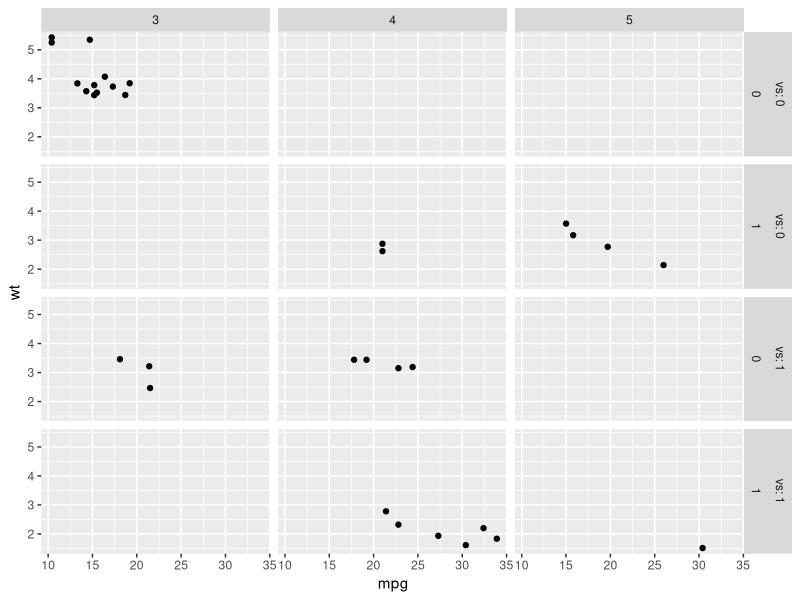
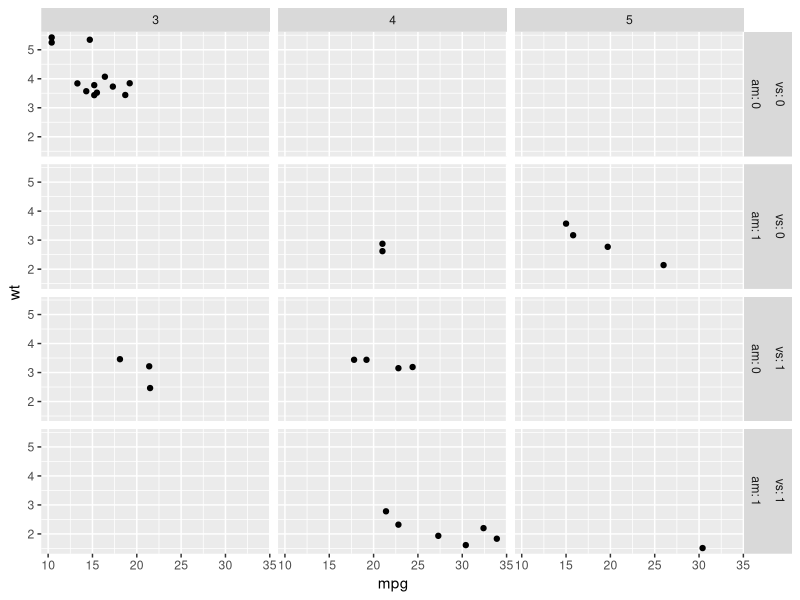
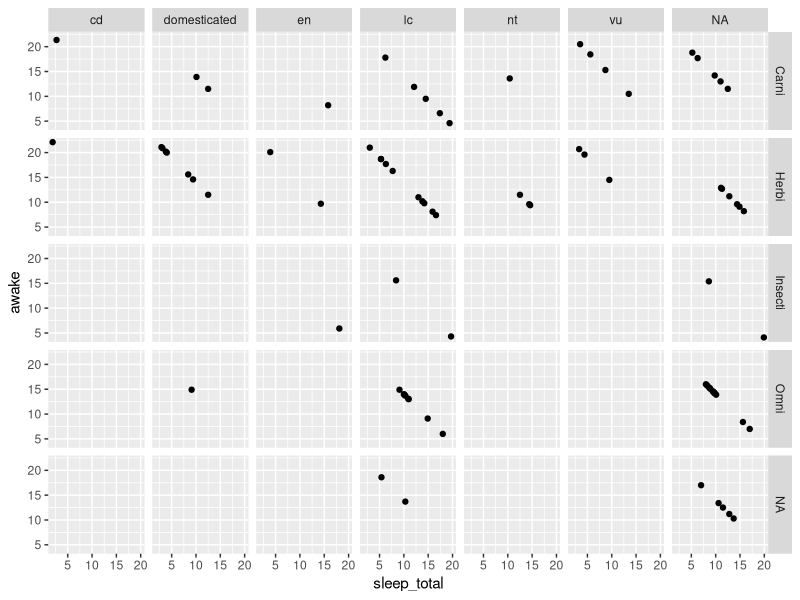
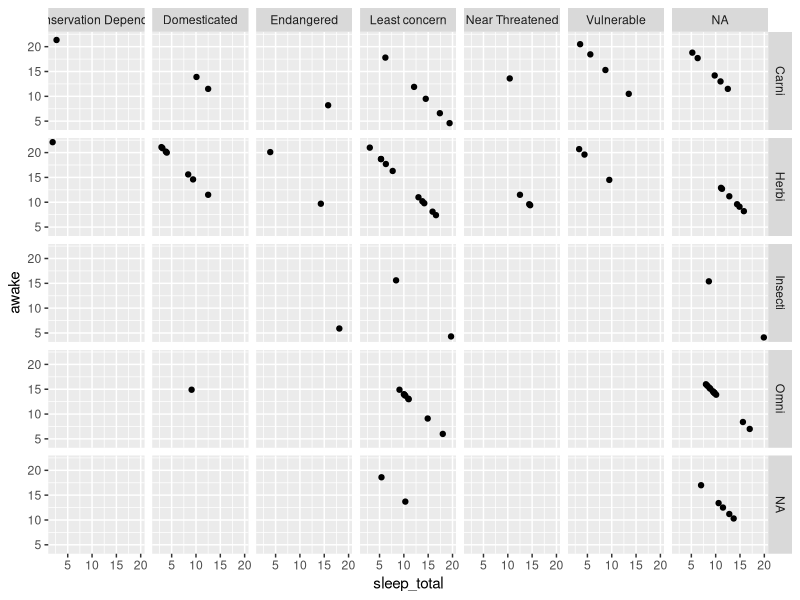
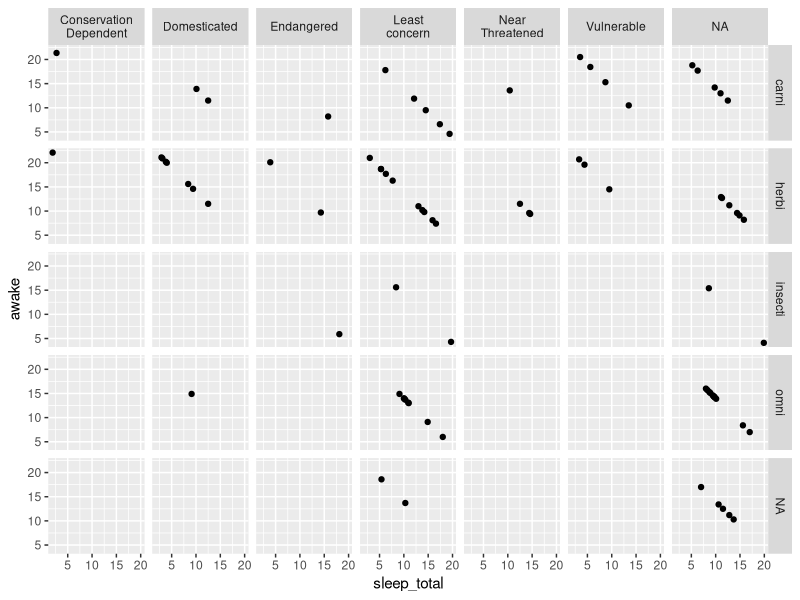
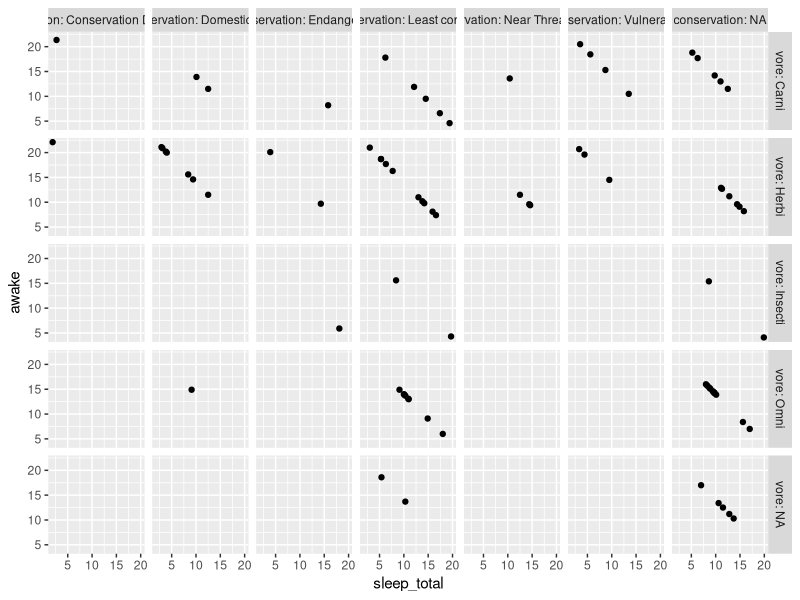
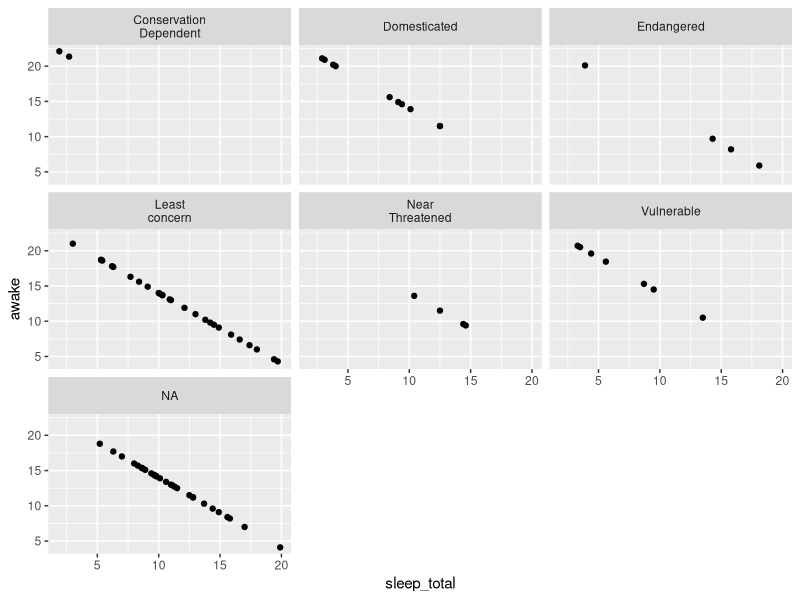

R code for these plots, in order:
library(ggplot2)


### Name: labeller
### Title: Construct labelling specification
### Aliases: labeller

### ** Examples

## No test: 
p1 <- ggplot(mtcars, aes(x = mpg, y = wt)) + geom_point()

# You can assign different labellers to variables:
p1 + facet_grid(
  vs + am ~ gear,
  labeller = labeller(vs = label_both, am = label_value)
)

# Or whole margins:
p1 + facet_grid(
  vs + am ~ gear,
  labeller = labeller(.rows = label_both, .cols = label_value)
)

# You can supply functions operating on strings:
capitalize <- function(string) {
  substr(string, 1, 1) <- toupper(substr(string, 1, 1))
  string
}
p2 <- ggplot(msleep, aes(x = sleep_total, y = awake)) + geom_point()
p2 + facet_grid(vore ~ conservation, labeller = labeller(vore = capitalize))

# Or use character vectors as lookup tables:
conservation_status <- c(
  cd = "Conservation Dependent",
  en = "Endangered",
  lc = "Least concern",
  nt = "Near Threatened",
  vu = "Vulnerable",
  domesticated = "Domesticated"
)
## Source: http://en.wikipedia.org/wiki/Wikipedia:Conservation_status

p2 + facet_grid(vore ~ conservation, labeller = labeller(
  .default = capitalize,
  conservation = conservation_status
))

# In the following example, we rename the levels to the long form,
# then apply a wrap labeller to the columns to prevent cropped text
msleep$conservation2 <- plyr::revalue(msleep$conservation,
  conservation_status)
p3 <- ggplot(msleep, aes(x = sleep_total, y = awake)) + geom_point()
p3 +
  facet_grid(vore ~ conservation2,
    labeller = labeller(conservation2 = label_wrap_gen(10))
  )

# labeller() is especially useful to act as a global labeller. You
# can set it up once and use it on a range of different plots with
# different facet specifications.

global_labeller <- labeller(
  vore = capitalize,
  conservation = conservation_status,
  conservation2 = label_wrap_gen(10),
  .default = label_both
)

p2 + facet_grid(vore ~ conservation, labeller = global_labeller)
p3 + facet_wrap(~conservation2, labeller = global_labeller)
## End(No test)
